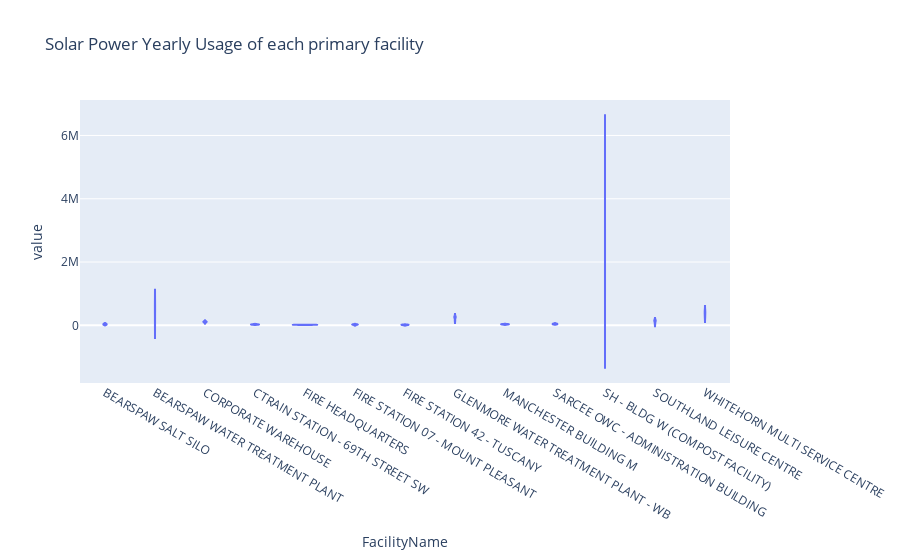

This figure's notebook cell:
### Markdown cell above
### Solar Power Yearly Usage of each primary facility

### Code cell
df3=pd.DataFrame.drop(origin_energedata,["Business Unit Desc","Site ID","FacilityAddress"], axis=1)
df3 = df3.loc[df3['Energy Description'] == 'Solar Power']
df3=df3.loc[df3['Total Consumption'] > 10000]
df3=df3.loc[df3['Year'].between(2014,2021)]
df3.name = "Solar Power Yearly Usage of each facility "
df3=df3.groupby(['FacilityName','Year'])['Total Consumption'].sum().unstack(level=1)
display(df3)


fig = plt.figure()
df3.plot(kind='bar', colormap='tab20b', grid=True, title ='"Solar Power Yearly Usage of each primary facility "')
fig.set_size_inches(3600,3600)
plt.show()

df3=pd.DataFrame.drop(origin_energedata,["Business Unit Desc","Site ID","FacilityAddress"], axis=1)
df3 = df3.loc[df3['Energy Description'] == 'Solar Power']
df3=df3.loc[df3['Total Consumption'] > 1000]
df3=df3.loc[df3['Year'].between(2014,2021)]
df3.name = "Solar Power Usage of each Year "
df3=df3.groupby(['FacilityName','Year'])['Total Consumption'].sum().unstack(level=0)


fig = px.violin(df3, y=df3.columns, title = 'Solar Power Yearly Usage of each primary facility')
fig.show()
fig = px.scatter(df3, x=df3.columns, title ='Solar Power Yearly Usage of each primary facility ')
fig.show()

### Figure 1 — Plotly figure (JSON) as saved in the notebook; plotly's stock layout.template omitted (floating-point values rounded to 4 significant figures)
{"data": [{"alignmentgroup": "True", "box": {"visible": false}, "hovertemplate": "FacilityName=%{x}<br>value=%{y}<extra></extra>", "legendgroup": "", "marker": {"color": "#636efa"}, "name": "", "offsetgroup": "", "orientation": "v", "scalegroup": "True", "showlegend": false, "type": "violin", "x": ["BEARSPAW SALT SILO", "BEARSPAW SALT SILO", "BEARSPAW SALT SILO", "BEARSPAW SALT SILO", "BEARSPAW SALT SILO", "BEARSPAW SALT SILO", "BEARSPAW SALT SILO", "BEARSPAW SALT SILO", "BEARSPAW WATER TREATMENT PLANT", "BEARSPAW WATER TREATMENT PLANT", "BEARSPAW WATER TREATMENT PLANT", "BEARSPAW WATER TREATMENT PLANT", "BEARSPAW WATER TREATMENT PLANT", "BEARSPAW WATER TREATMENT PLANT", "BEARSPAW WATER TREATMENT PLANT", "BEARSPAW WATER TREATMENT PLANT", "CORPORATE WAREHOUSE", "CORPORATE WAREHOUSE", "CORPORATE WAREHOUSE", "CORPORATE WAREHOUSE", "CORPORATE WAREHOUSE", "CORPORATE WAREHOUSE", "CORPORATE WAREHOUSE", "CORPORATE WAREHOUSE", "CTRAIN STATION - 69TH STREET SW", "CTRAIN STATION - 69TH STREET SW", "CTRAIN STATION - 69TH STREET SW", "CTRAIN STATION - 69TH STREET SW", "CTRAIN STATION - 69TH STREET SW", "CTRAIN STATION - 69TH STREET SW", "CTRAIN STATION - 69TH STREET SW", "CTRAIN STATION - 69TH STREET SW", "FIRE HEADQUARTERS", "FIRE HEADQUARTERS", "FIRE HEADQUARTERS", "FIRE HEADQUARTERS", "FIRE HEADQUARTERS", "FIRE HEADQUARTERS", "FIRE HEADQUARTERS", "FIRE HEADQUARTERS", "FIRE STATION 07 - MOUNT PLEASANT", "FIRE STATION 07 - MOUNT PLEASANT", "FIRE STATION 07 - MOUNT PLEASANT", "FIRE STATION 07 - MOUNT PLEASANT", "FIRE STATION 07 - MOUNT PLEASANT", "FIRE STATION 07 - MOUNT PLEASANT", "FIRE STATION 07 - MOUNT PLEASANT", "FIRE STATION 07 - MOUNT PLEASANT", "FIRE STATION 42 - TUSCANY", "FIRE STATION 42 - TUSCANY", "FIRE STATION 42 - TUSCANY", "FIRE STATION 42 - TUSCANY", "FIRE STATION 42 - TUSCANY", "FIRE STATION 42 - TUSCANY", "FIRE STATION 42 - TUSCANY", "FIRE STATION 42 - TUSCANY", "GLENMORE WATER TREATMENT PLANT - WB", "GLENMORE WATER TREATMENT PLANT - WB", "GLENMORE WATER TREATMENT PLANT - WB", "GLENMORE WATER TREATMENT PLANT - WB", "GLENMORE WATER TREATMENT PLANT - WB", "GLENMORE WATER TREATMENT PLANT - WB", "GLENMORE WATER TREATMENT PLANT - WB", "GLENMORE WATER TREATMENT PLANT - WB", "MANCHESTER BUILDING M", "MANCHESTER BUILDING M", "MANCHESTER BUILDING M", "MANCHESTER BUILDING M", "MANCHESTER BUILDING M", "MANCHESTER BUILDING M", "MANCHESTER BUILDING M", "MANCHESTER BUILDING M", "SARCEE OWC - ADMINISTRATION BUILDING", "SARCEE OWC - ADMINISTRATION BUILDING", "SARCEE OWC - ADMINISTRATION BUILDING", "SARCEE OWC - ADMINISTRATION BUILDING", "SARCEE OWC - ADMINISTRATION BUILDING", "SARCEE OWC - ADMINISTRATION BUILDING", "SARCEE OWC - ADMINISTRATION BUILDING", "SARCEE OWC - ADMINISTRATION BUILDING", "SH - BLDG W (COMPOST FACILITY)", "SH - BLDG W (COMPOST FACILITY)", "SH - BLDG W (COMPOST FACILITY)", "SH - BLDG W (COMPOST FACILITY)", "SH - BLDG W (COMPOST FACILITY)", "SH - BLDG W (COMPOST FACILITY)", "SH - BLDG W (COMPOST FACILITY)", "SH - BLDG W (COMPOST FACILITY)", "SOUTHLAND LEISURE CENTRE", "SOUTHLAND LEISURE CENTRE", "SOUTHLAND LEISURE CENTRE", "SOUTHLAND LEISURE CENTRE", "SOUTHLAND LEISURE CENTRE", "SOUTHLAND LEISURE CENTRE", "SOUTHLAND LEISURE CENTRE", "SOUTHLAND LEISURE CENTRE", "WHITEHORN MULTI SERVICE CENTRE", "WHITEHORN MULTI SERVICE CENTRE", "WHITEHORN MULTI SERVICE CENTRE", "WHITEHORN MULTI SERVICE CENTRE", "WHITEHORN MULTI SERVICE CENTRE", "WHITEHORN MULTI SERVICE CENTRE", "WHITEHORN MULTI SERVICE CENTRE", "WHITEHORN MULTI SERVICE CENTRE"], "x0": " ", "xaxis": "x", "y": [30258, 53333, 52745, 41361, 21530, 44588, 16856, 19890, null, null, null, 9791, 678536, 652587, 534578, 250570, null, null, null, 131593, 114787, 102931, 108384, 77009, null, null, null, null, 18536, 34891, 27299, 23832, null, null, null, 15354, 16725, 17176, 14613, 9684, null, null, null, 1322, 23928, 31510, 27734, 18678, null, null, null, null, 1214, 19822, 16809, 11747, null, null, null, 292019, 249129, 270977, 240979, 144106, null, null, null, null, 29390, 38138, 34233, 21912, null, null, null, null, 32099, 52613, 46665, 31229, null, null, null, null, 1052172, 1316807, 4245700, 3088045, null, 36003, 162547, 167406, 142226, 152230, 129660, 85801, null, null, null, 468438, 393663, 427151, 313797, 242521], "y0": " ", "yaxis": "y"}], "layout": {"legend": {"tracegroupgap": 0}, "title": {"text": "Solar Power Yearly Usage of each primary facility"}, "violinmode": "group", "xaxis": {"anchor": "y", "domain": [0, 1], "title": {"text": "FacilityName"}}, "yaxis": {"anchor": "x", "domain": [0, 1], "title": {"text": "value"}}}}
